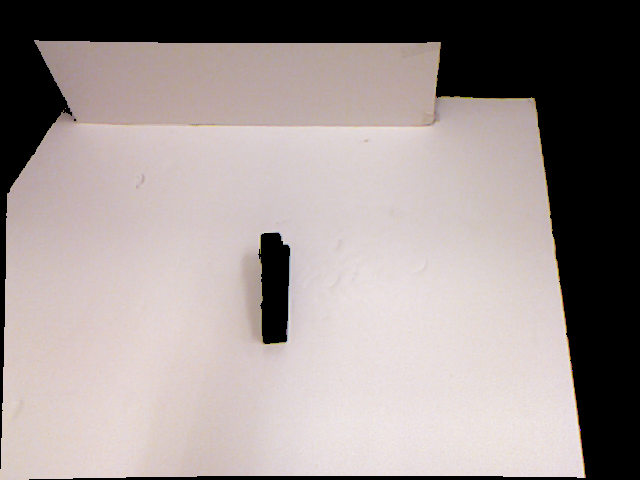
#> input picture HW2/data/01/pcd0102_rgb.png, 640 x 480 px, given in place of pcd0100r.png, which was not available
$ jupyter execute --allow-errors HW_P2_P4.ipynb   (text cells are left out)
#> lines starting #> are read from the running program, lines starting #| are printed output that depends on the picture; pictures that were not available may be replaced by others from this repository, and a replacement may not be noted
[cell 1]
import argparse
import glob
import os

import numpy as np
from imageio import imsave

#from image import DepthImage

import tifffile

[cell 2]
# No need to call this again since the new RGB and Depth files have been created
"""
path = './data/01/'
pcds = glob.glob(os.path.join(path, 'pcd[0-9][0-9][0-9][0-9].txt'))  # Matches 'pcdXXXX.txt'
pcds.sort()

for pcd in pcds:
    di, rgb_img = DepthImage.from_pcd(pcd, (480, 640))

    # Save depth image
    depth_of_name = pcd.replace('.txt', '_depth.tiff')
    imwrite(depth_of_name, di.img.astype(np.float32))

    # Save RGB image
    rgb_of_name = pcd.replace('.txt', '_rgb.png')
    imwrite(rgb_of_name, rgb_img)
    """

[cell 3]
file_path = "./data/01/pcd0100_depth.tiff"
if os.path.exists(file_path):
    print("File exists!")
else:
    print("File not found.")

[cell 4]
try:
    with tifffile.TiffFile(file_path) as tif:
        print(tif.pages)  # Number of pages
        print("Image shape:", tif.pages[0].shape)  # Shape of first page
        print("Data type:", tif.pages[0].dtype)  # Data type
        print("Compression:", tif.pages[0].compression)  # Compression method
except Exception as e:
    print("Error:", e)

[cell 5]
import cv2
import matplotlib.pyplot as plt

original = cv2.imread("./data/01/pcd0100r.png")
#> original is the input picture: shape (480, 640, 3); mean B, G, R 145, 146.6, 156.6
rgb = cv2.imread("./data/01/pcd0100_rgb.png")
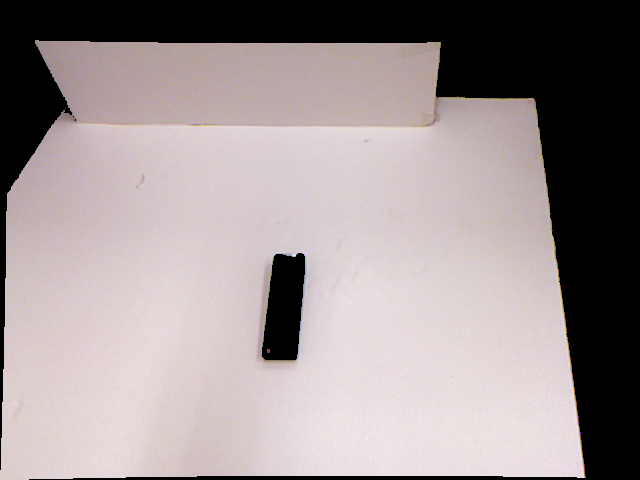
#> input picture HW2/data/01/pcd0100_rgb.png, 640 x 480 px
#> rgb is the input picture: shape (480, 640, 3); mean B, G, R 146.8, 146.2, 156.4
depth = cv2.imread("./data/01/pcd0100_depth.tiff", cv2.IMREAD_UNCHANGED)
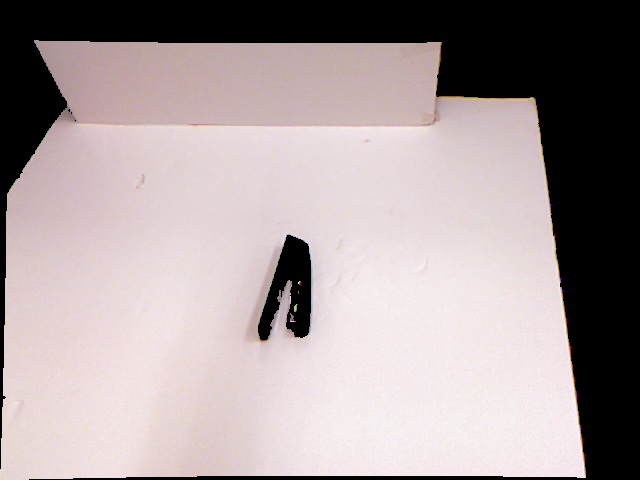
#> input picture HW2/data/01/pcd0105_rgb.png, 640 x 480 px, given in place of pcd0100_depth.tiff, which was not available
#> depth is the input picture: shape (480, 640, 3); mean B, G, R 155.7, 155.2, 166.9

plt.figure(figsize=(15, 5))
plt.subplot(1, 3, 1)
plt.imshow(cv2.cvtColor(original, cv2.COLOR_BGR2RGB))
plt.title("Original Image")

plt.subplot(1, 3, 2)
plt.imshow(cv2.cvtColor(rgb, cv2.COLOR_BGR2RGB))
plt.title("RGB Image")

plt.subplot(1, 3, 3)
plt.imshow(depth, cmap='gray')
plt.colorbar()
plt.title("Depth Image")

plt.show()
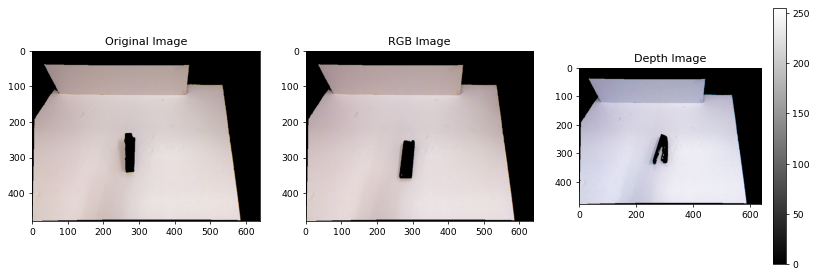
#> figure drawn by matplotlib, 4 panels; B, G, R data is drawn as R, G, B
